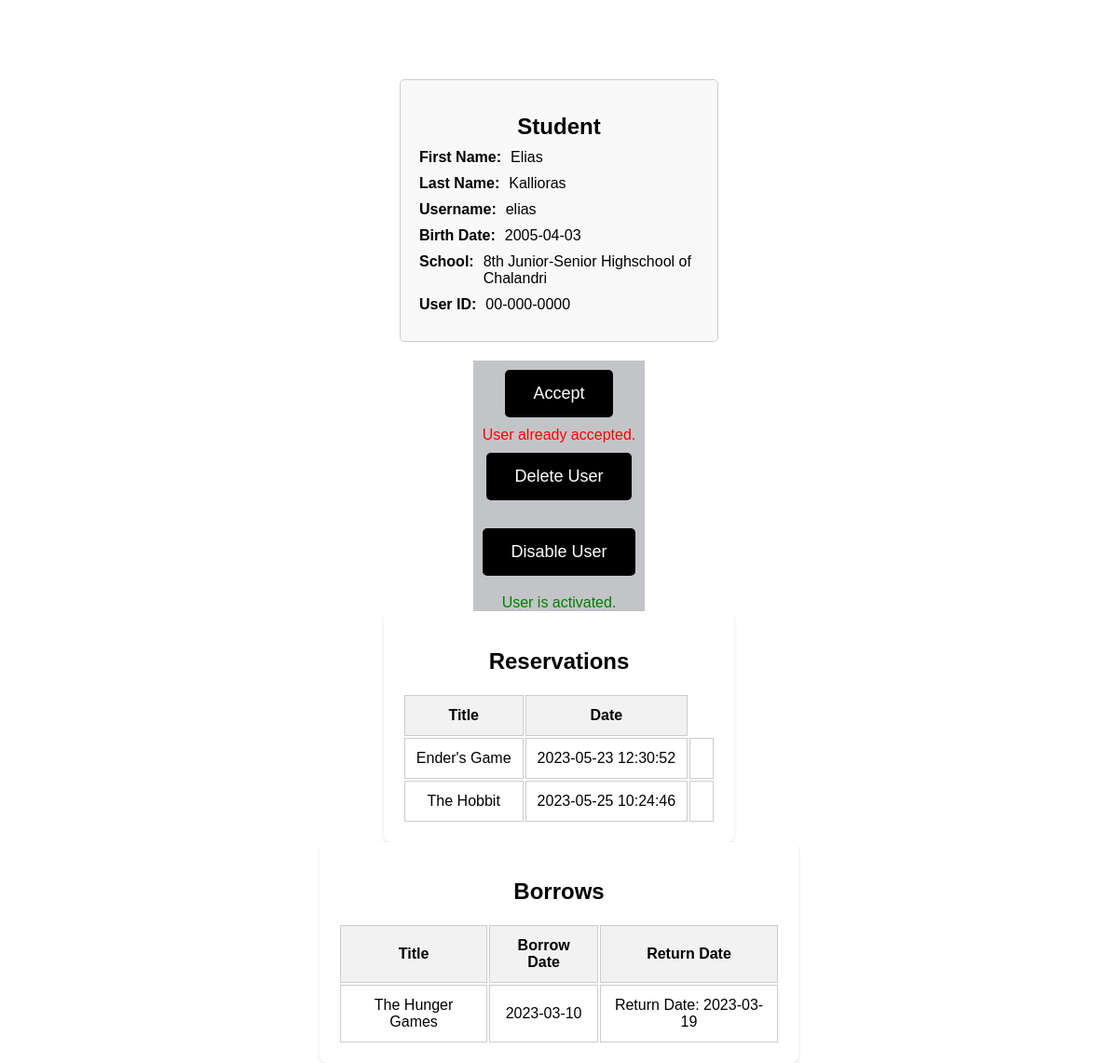
Page /php/userspecific.php?userId=00-000-0000 (signed in) on the committed database.
### tables this page shows
create table User (
  user_id varchar(50) NOT NULL,
  school_name_FK varchar(100) NOT NULL,
  first_name varchar(20),
  last_name varchar(30),
  username varchar(20) NOT NULL,
  password varchar(30) NOT NULL,
  user_type ENUM('student', 'teacher', 'school_lib_operator'),
  accepted_user BOOL NOT NULL,                     
  number_of_reserved_books int,                    
  number_of_borrowed_books int,                    
  total_num_of_borrowed_books int,
  birth_date DATE,
  active_user boolean,                             
  CONSTRAINT belongsto_fk_1 FOREIGN KEY (school_name_FK) REFERENCES School (school_name) ON UPDATE CASCADE,
  CONSTRAINT borrow_lim check (number_of_borrowed_books <= 2),
  CONSTRAINT reserve_lim check (number_of_reserved_books <= 2),
  PRIMARY KEY(user_id)
);

create table ReserveBook (
  user_id_FK varchar(50) NOT NULL,                 
  ISBN_FK varchar(20) NOT NULL,                    
  reservation_date DATETIME,                       
  reservation_status ENUM ('made', 'accepted', 'waiting', 'cancelled'),        
  PRIMARY KEY(user_id_FK, ISBN_FK, reservation_date),
  CONSTRAINT reservebook_fk_1 FOREIGN KEY (user_id_FK) REFERENCES User (user_id) ON UPDATE CASCADE ON DELETE CASCADE,
  CONSTRAINT reservebook_fk_2 FOREIGN KEY (ISBN_FK) REFERENCES Books (ISBN) ON UPDATE CASCADE
);

create table Books (
  ISBN varchar(20) NOT NULL,                       
  title varchar(50) NOT NULL,
  publisher varchar(100) NOT NULL,
  page_number int NOT NULL,
  summary varchar(1000) NOT NULL,
  cover varchar(500),                              
  language varchar(20),
  PRIMARY KEY(ISBN)
);

create table BorrowBook (
  user_id_FK varchar(50) NOT NULL,                 
  ISBN_FK varchar(20) NOT NULL,                    
  borrow_date DATE,
  return_date DATE,
  due_date DATE,
  late boolean,
  PRIMARY KEY(user_id_FK, ISBN_FK, borrow_date),
  CONSTRAINT borrowbook_fk_1 FOREIGN KEY (user_id_FK) REFERENCES User (user_id) ON UPDATE CASCADE ON DELETE CASCADE,
  CONSTRAINT borrowbook_fk_2 FOREIGN KEY (ISBN_FK) REFERENCES Books (ISBN) ON UPDATE CASCADE,
  CONSTRAINT valid_borrowing check (return_date >= borrow_date)
);

### php/functions.php (called while the page is built, shortened)
<?php
if (!function_exists('check_login')) {
    function check_login($con)
    {
        if (isset($_SESSION['user_id'])) {
            $id = $_SESSION['user_id'];
            $query = "SELECT * FROM user WHERE user_id = '$id' LIMIT 1";
            $result = mysqli_query($con, $query);
            if ($result && mysqli_num_rows($result) > 0) {
                $user_data = mysqli_fetch_assoc($result);
                return $user_data;
            }
        }
        die;
    }
}

### php/userspecific.php (the view, shortened to what this page needs)
<?php
include("connection.php");
include("functions.php");
include("userfunctions.php");
$user_data = check_login($con);
if (isset($_GET['userId'])) {
    $UserId = $_GET['userId'];
    $sql = "SELECT * FROM user WHERE user_id = '$UserId' ";
    $result = $con->query($sql);
    if ($result->num_rows > 0) {
        $user = $result->fetch_assoc();
        $userid = $user['user_id'];
        $role = $user['user_type'];
        $firstname = $user['first_name'];
        $lastname = $user['last_name'];
        $username = $user['username'];
        $birthdate = $user['birth_date'];
        $school = $user['school_name_FK'];
        $id = $user['user_id'];
        $accepted = $user['accepted_user'];
        $active = $user['active_user'];
?>
<!DOCTYPE html>
<html>
<head>
</head>
<body>
    <div class="container">
        <div class="book-form" style="margin-top:250px;">
                <?php if ($role == 'student'): ?>
                    <h1 class="title">Student</h1>
                <?php elseif ($role == 'teacher'): ?>
                    <h1 class="title">Teacher</h1>
                <?php else: ?>
                    <h1 class="title">Operator</h1>
                <?php endif; ?>
                <div class="user-info">
                    <div class="info-attribute">
                        <span class="attribute">First Name:</span>
                        <span class="info"><?php echo $firstname; ?></span>
                    </div>
                    <div class="info-attribute">
                        <span class="attribute">Last Name:</span>
                        <span class="info"><?php echo $lastname; ?></span>
                    </div>
                    <div class="info-attribute">
                        <span class="attribute">Username:</span>
                        <span class="info"><?php echo $username; ?></span>
                    </div>
                    <div class="info-attribute">
                        <span class="attribute">Birth Date:</span>
                        <span class="info"><?php echo $birthdate; ?></span>
                    </div>
                    <div class="info-attribute">
                        <span class="attribute">School:</span>
                        <span class="info"><?php echo $school; ?></span>
                    </div>
                    <div class="info-attribute">
                        <span class="attribute">User ID:</span>
                        <span class="info"><?php echo $id; ?></span>
                    </div>
                </div>
            </div>
            <div class="button-container">
                <?php if (!$accepted): ?>
                    <form method="post">
                        <input type="hidden" name="UserId" value="<?php echo $UserId; ?>">
                        <input class="button" type="submit" name="acceptButton" value="Accept User">
                    </form>
                <?php else: ?>
                    <button class="button" disabled>Accept</button>
                    <div class="message">
                        User already accepted.
                    </div>
                <?php endif; ?>
                <form method="post">
                    <input class="button" type="submit" name="deleteButton" value="Delete User">
                </form>
                <?php if ($active): ?>
                    <form method="post">
                        <input class="button" type="submit" name="disableButton" value="Disable User">
                    </form>
                    <div class="messageg">
                        User is activated.
                    </div>
                <?php endif; ?>
            </div>
              <div class="list-container" id="resList">
                  <h2>Reservations</h2>
                <?php
                $sql = "SELECT * from Books b join ReserveBook r on b.ISBN = r.ISBN_FK
                        join User u on r.user_id_FK = u.user_id where u.school_name_FK='$user_data[school_name_FK]'
                         and r.reservation_status='made' and u.user_id='$userid'";
                $result = $con->query($sql);
                if ($result->num_rows > 0) {
                  echo '<table>';
                  echo '<tr>';
                  echo '<th>Title</th>';
                  echo '<th>Date</th>';
                  echo '</tr>';
                  while ($row = $result->fetch_assoc()) {
                    echo '<td class="book-title">' . $row['title'] . '</td>';
                    echo '<td>' . $row['reservation_date'] . '</td>';
                    echo '<td>';
                    echo '</td>';
                  }
                  echo '</table>';
                } else {
                  echo 'No reservations found.';
                }
                ?>
              </div>
              <div class="list-container" id="BorrowsList">
                  <h2>Borrows</h2>
                  <?php
                  $sql = "SELECT * FROM Books b
                            JOIN borrowbook r ON b.ISBN = r.ISBN_FK
                            JOIN User u ON r.user_id_FK = u.user_id
                            WHERE u.school_name_FK = '$user_data[school_name_FK]' AND u.user_id='$userid'
                            ORDER BY r.return_date IS NULL DESC, r.return_date DESC";
                  $result = $con->query($sql);
                  if ($result->num_rows > 0) {
                    echo '<table>';
                    echo '<tr>';
                    echo '<th>Title</th>';
                    echo '<th>Borrow Date</th>';
                    echo '<th>Return Date</th>';
                    echo '</tr>';
                    while ($row = $result->fetch_assoc()) {
                      echo '<td class="book-title">' . $row['title'] . '</td>';
                      echo '<td>' . $row['borrow_date'] . '</td>';
                      echo '<td>';
                      if($row['return_date'] == NULL ){
                         echo 'Not yet returned';
                      }
                      else{
                        echo 'Return Date: ' . $row['return_date'];
                      }
                      echo '</td>';
                    }
                    echo '</table>';
                  } else {
                    echo 'No borrows found.';
                  }
                  ?>
              </div>
        </div>
</body>
</html>
<?php
} else {
    echo "Book not found.";
}
} else {
    echo "Invalid request.";
}
?>

### php/userspecific.php (style rules this page uses)
body { background-image: url('../image/background-image1.jpg'); background-repeat: no-repeat; background-size: 100%; background-attachment: fixed; padding-top: 80px; }
#resList,#BorrowsList { background-color: #fff; padding: 20px; border-radius: 8px; box-shadow: 0 2px 4px rgba(0, 0, 0, 0.1); text-align: center; margin: 0 auto; max-width: 40%; }
th, td { padding: 12px; border: 1px solid #ccc; }
th { background-color: #f2f2f2; }
.container { display: flex; flex-direction: column; align-items: center; justify-content: center; height: 100vh; position: relative; font-family: Arial, sans-serif; }
.book-form { max-width: 300px; padding: 20px; border: 1px solid #ccc; border-radius: 5px; background-color: #f9f9f9; }
.book-form h1.title { text-align: center; font-size: 24px; margin-bottom: 10px; }
.button-container { background-color: #c3c4c7; display: flex; flex-direction: column; align-items: center; margin-top: 20px; }
.button-container form { margin-bottom: 10px; }
.button { margin: 10px; padding: 15px 30px; border: none; border-radius: 5px; background-color: black; color: white; font-size: 18px; cursor: pointer; }
.message { color: red; }
.messageg { color: green; }
.user-info { display: flex; flex-direction: column; }
.info-attribute { display: flex; align-items: flex-start; margin-bottom: 10px; }
.attribute { font-weight: bold; margin-right: 10px; }
.info { margin:0; }

### rows in the picture
user: first_name "Elias", last_name "Kallioras", username "elias", birth_date "2005-04-03", school_name_FK "8th Junior-Senior Highschool of Chalandri", user_id "00-000-0000"
reservebook: ISBN_FK.title "Ender's Game", reservation_date "2023-05-23 12:30:52"
reservebook: ISBN_FK.title "The Hobbit", reservation_date "2023-05-25 10:24:46"
borrowbook: ISBN_FK.title "The Hunger Games", borrow_date "2023-03-10", return_date "2023-03-19"
